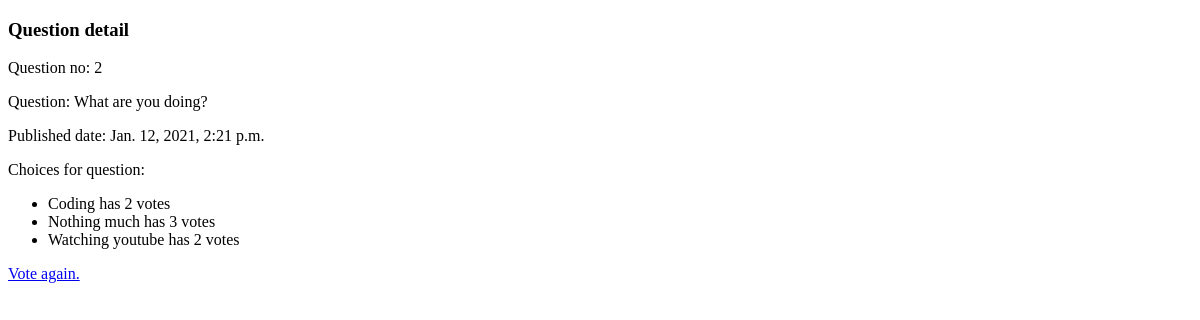
/polls/2/results, run on an earlier commit of the app's database.
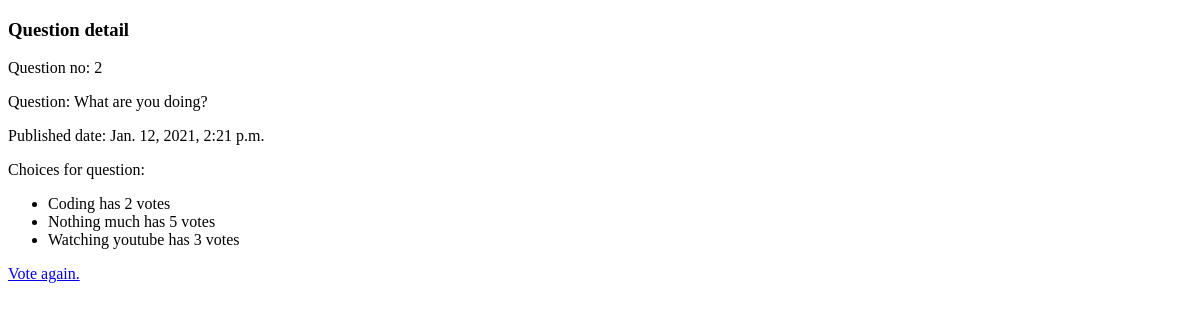
And on a later commit of the database.
### polls/models.py (models this page shows, shortened)
class Question(models.Model):
    questionText = models.CharField(max_length=200,
                                    verbose_name='question\'s text'
                                    )
    pubDate = models.DateTimeField('date published')
    def wasPublishedRecently(self):
        now = timezone.now()
        return now > self.pubDate > now - datetime.timedelta(days=1)
    wasPublishedRecently.boolean = True
    wasPublishedRecently.short_description = 'published recently?'
    wasPublishedRecently.admin_order_field = 'pubDate'

class Choice(models.Model):
    question = models.ForeignKey(Question, on_delete=models.CASCADE)
    choiceText = models.CharField(max_length=200)
    votes = models.IntegerField(default=0)

### polls/views.py (the view)
# urls.py: path('<int:pk>/results', views.ResultsView.as_view(), name='results'),
class ResultsView(generic.DetailView):
    model = Question
    template_name = 'polls/results.html'
    def get_queryset(self):
        return Question.objects.filter(pubDate__lte=timezone.now())

### polls/templates/polls/results.html (shortened to what this page needs)
<!DOCTYPE html>
<head>
</head>
<body>
    <h3>Question detail</h3>
    <p>Question no: {{ question.id }}</p>
    <p>Question: {{ question.questionText }}</p>
    <p>Published date: {{ question.pubDate }}</p>
    <p>Choices for question:</p>
    <ul>
    {% for c in question.choice_set.all %}
        <li>{{ c.choiceText }} has {{ c.votes }} vote{{ c.votes|pluralize }}</li>
    {% endfor %}
    </ul>
    <p><a href="{% url 'polls:detail' question.id %}">Vote again.</a></p>
</body>

What changed in the data, as far as the page shows it:
changed Choice "Nothing much": votes "3" → "5"
changed Choice "Watching youtube": votes "2" → "3"
